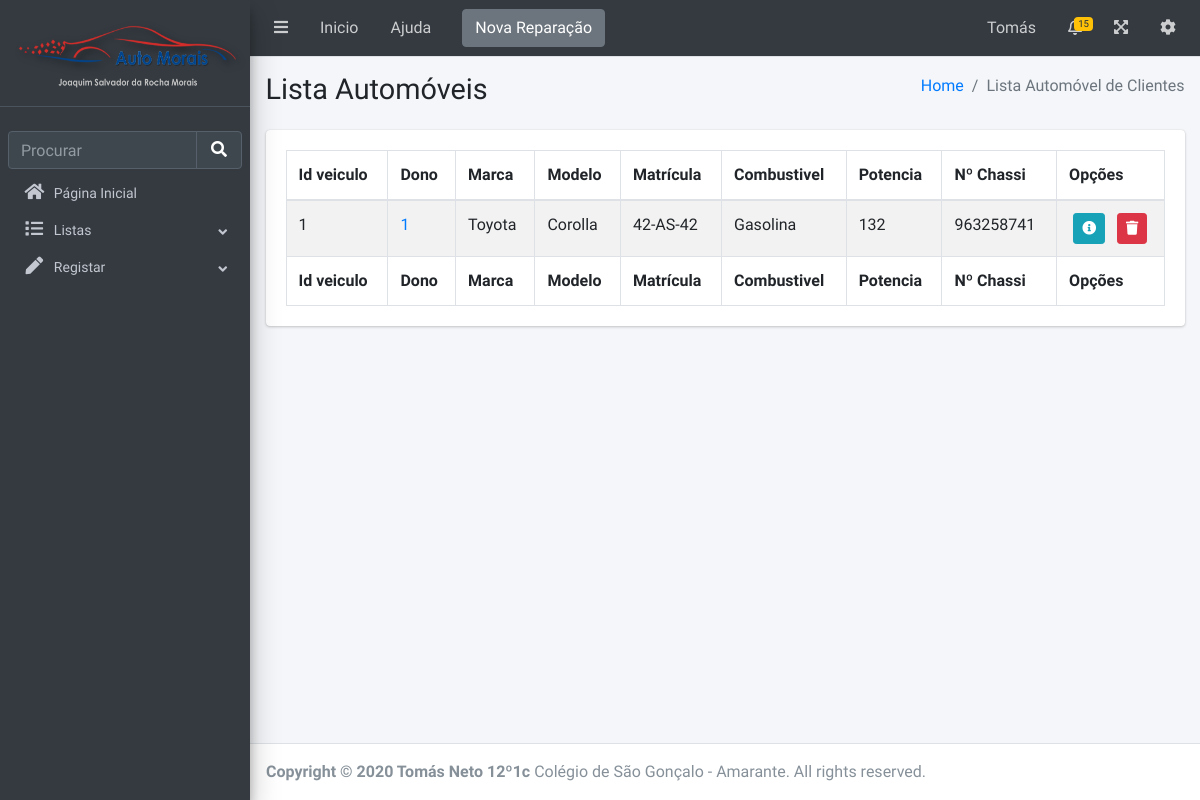
The page /admindashboard/listclientcar (signed in) on the database as committed earlier.
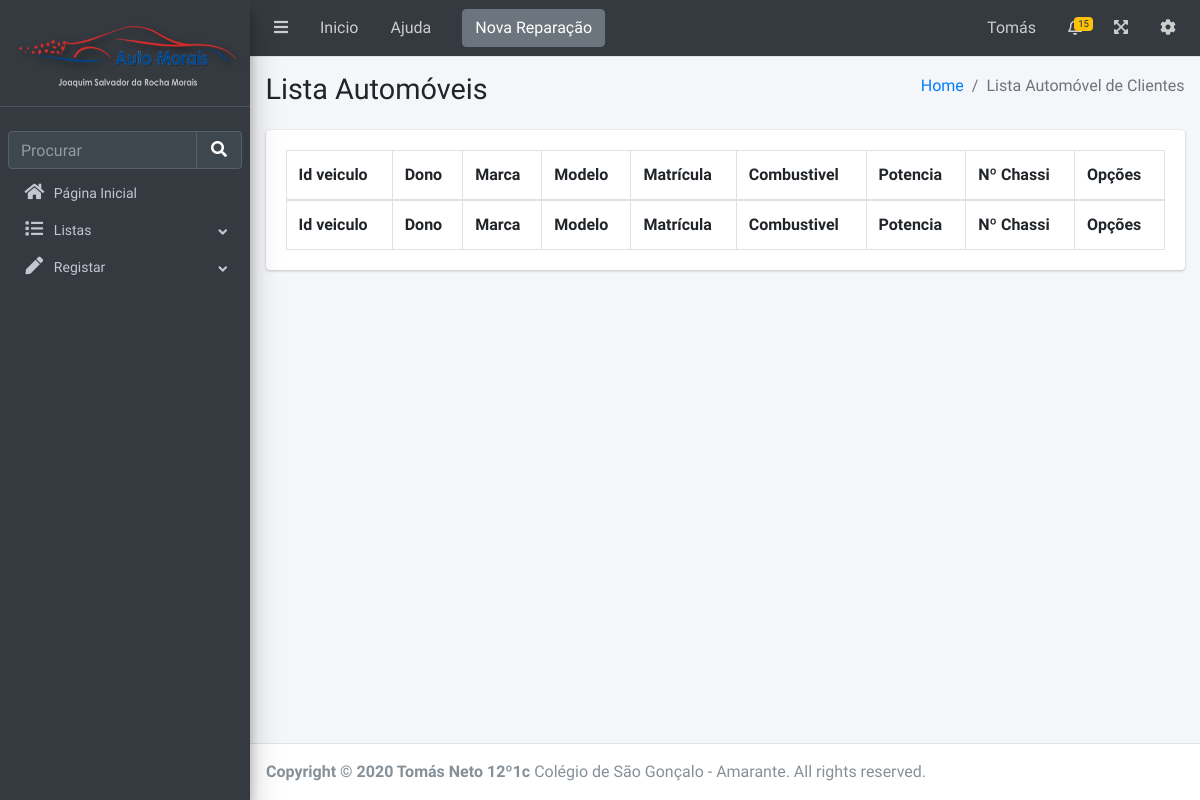
The same page on the database as committed later.
### app.py (models this page shows, shortened)
class users(UserMixin, db.Model):
	id = db.Column(db.Integer, primary_key = True)
	nome = db.Column(db.String(100), nullable = False)
	morada = db.Column(db.String(500), nullable = False, default = "Nao inserido")
	cc = db.Column(db.String(10), nullable = False, default = "Nao inserido", unique=True)
	cargo = db.Column(db.String(20), nullable=False, default = "Patrao")
	nif = db.Column(db.String(20), nullable = False, default = "Nao inserido", unique=True)
	telefone = db.Column(db.Integer, nullable = False, default = "Nao inserido", unique=True)
	email = db.Column(db.String(100), nullable = False, default ="Nao inserido", unique=True)
	password = db.Column(db.String(100), nullable = False, default ="ola")
	data_registo = db.Column(db.String(20), nullable =False, default = today.strftime("%d/%m/%Y") )

class Veiculo(db.Model):
	id = db.Column(db.Integer, primary_key = True, unique = True)
	dono = db.Column(db.Integer, nullable = False)
	marca = db.Column(db.String(50), nullable = False)
	modelo = db.Column(db.String(50), nullable = False)
	matricula = db.Column(db.String(9), nullable = False, unique=True)
	mes_ano = db.Column(db.String(8), nullable = False)
	num_chassi = db.Column(db.String(100), nullable = False, unique=True)
	combustivel = db.Column(db.String(10), nullable = False)
	potencia = db.Column(db.String(10), nullable = False, default = "Nao inserido")
	transmissao = db.Column(db.String(20), nullable = False, default = "Nao inserido")
	cilindrada = db.Column(db.String(10), nullable = False, default = "Nao inserido")
	tipo = db.Column(db.String(30), nullable = False, default = "Nao inserido")
	plataforma = db.Column(db.String(20), nullable = False, default = "Nao inserido")
	data_registo = db.Column(db.String(20), nullable =False, default= today.strftime("%d/%m/%Y") )

### app.py (the view)
@app.route("/admindashboard/listclientcar")
@login_required
def listClientCar():
	veiculos = Veiculo.query.all()
	dono = Clients.query.all()
	return render_template("Software/pages/tables/cliCarTable.html", veiculos = veiculos, dono = dono)

### app.py (called while the page is built)
@login_manager.user_loader
def load_user(user_id):
	return users.query.get(int(user_id))

### templates/Software/pages/tables/cliCarTable.html (shortened to what this page needs)
{%extends 'Software/adminBase.html'%}
{%block body%}
            <section class="content-header">
                <div class="container-fluid">
                    <div class="row mb-2">
                        <div class="col-sm-6">
                            <h1>Lista Automóveis</h1>
                        </div>
                        <div class="col-sm-6">
                            <ol class="breadcrumb float-sm-right">
                                <li class="breadcrumb-item"><a href="/admindashboard">Home</a></li>
                                <li class="breadcrumb-item active">Lista Automóvel de Clientes</li>
                            </ol>
                        </div>
                    </div>
                </div>
            </section>
            <section class="content">
                <div class="container-fluid">
                    <div class="row">
                        <div class="col-12">
                            <div class="card">
                                <div class="card-body">
                                    <table id="example1" class="table table-bordered table-striped">
                                        <thead>
                                            <tr>
                                                <th>Id veiculo</th>
                                                <th>Dono</th>
                                                <th>Marca</th>
                                                <th>Modelo</th>
                                                <th>Matrícula</th>
                                                <th>Combustivel</th>
                                                <th>Potencia</th>
                                                <th>Nº Chassi</th>
                                                <th>Opções</th>
                                            </tr>
                                        </thead>
                                        <tbody>
                                            {%for veiculo in veiculos%}
                                        <tr>
                                            <td>{{ veiculo.id }}</td>
                                            <td><a href="/admindashboard/client/{{ veiculo.dono }}">{{ veiculo.dono }}</a></td>
                                            <td>{{ veiculo.marca }}</td>
                                            <td>{{ veiculo.modelo }}</td>
                                            <td>{{ veiculo.matricula }}</td>
                                            <td>{{ veiculo.combustivel }}</td>
                                            <td>{{ veiculo.potencia }}</td>
                                            <td>{{ veiculo.num_chassi }}</td>
                                            <td>
                                                <center>
                                                    <a href="/admindashboard/veiculo/{{ veiculo.id }}" class="btn btn-info btn-circle btn-sm">
                                                    <i class="fas fa-info-circle"></i>
                                                    </a>&nbsp;&nbsp;
                                                    {% if current_user.cargo != 'Empregado'%}
                                                        <a href="/delete/veiculo/{{ veiculo.id }}" class="btn btn-danger btn-circle btn-sm">
                                                            <i class="fas fa-trash"></i>
                                                        </a>
                                                    {% endif %}
                                                </center>
                                            </td>
                                        </tr>
                                        {%endfor%}
                                        </tbody>
                                        <tfoot>
                                            <tr>
                                                <th>Id veiculo</th>
                                                <th>Dono</th>
                                                <th>Marca</th>
                                                <th>Modelo</th>
                                                <th>Matrícula</th>
                                                <th>Combustivel</th>
                                                <th>Potencia</th>
                                                <th>Nº Chassi</th>
                                                <th>Opções</th>
                                            </tr>
                                        </tfoot>
                                    </table>
                                </div>
                            </div>
                        </div>
                    </div>
                </div>
            </section>
        </div>
        {%endblock%}

### templates/Software/adminBase.html (shortened to what this page needs)
<!DOCTYPE html>
<html lang="en">
<head>
    <link rel="stylesheet" href="{{url_for('static', filename='Software/plugins/fontawesome-free/css/all.min.css') }}">
    <link rel="stylesheet" href="{{url_for('static', filename='Software/plugins/toastr/toastr.min.css') }}">
    <link rel="stylesheet" href="{{url_for('static', filename='Software/plugins/fontawesome-free/css/all.min.css') }}">
    <link rel="stylesheet" href="https://code.ionicframework.com/ionicons/2.0.1/css/ionicons.min.css">
    <link rel="stylesheet" href="{{url_for('static', filename='Software/plugins/tempusdominus-bootstrap-4/css/tempusdominus-bootstrap-4.min.css') }}">
    <link rel="stylesheet" href="{{url_for('static', filename='Software/plugins/icheck-bootstrap/icheck-bootstrap.min.css') }}">
    <link rel="stylesheet" href="{{url_for('static', filename='Software/plugins/jqvmap/jqvmap.min.css') }}">
    <link rel="stylesheet" href="{{url_for('static', filename='Software/dist/css/adminlte.min.css') }}">
    <link rel="stylesheet" href="{{url_for('static', filename='Software/plugins/overlayScrollbars/css/OverlayScrollbars.min.css') }}">
    <link rel="stylesheet" href="{{url_for('static', filename='Software/plugins/daterangepicker/daterangepicker.css') }}">
    <link rel="stylesheet" href="{{url_for('static', filename='Software/plugins/summernote/summernote-bs4.min.css') }}">
    <link rel="stylesheet" href="{{url_for('static', filename='Software/plugins/daterangepicker/daterangepicker.css') }}">
    <link rel="stylesheet" href="{{url_for('static', filename='Software/plugins/icheck-bootstrap/icheck-bootstrap.min.css') }}">
    <link rel="stylesheet" href="{{url_for('static', filename='Software/plugins/bootstrap-colorpicker/css/bootstrap-colorpicker.min.css') }}">
    <link rel="stylesheet" href="{{url_for('static', filename='Software/plugins/select2/css/select2.min.css') }}">
    <link rel="stylesheet" href="{{url_for('static', filename='Software/plugins/select2-bootstrap4-theme/select2-bootstrap4.min.css') }}">
    <link rel="stylesheet" href="{{url_for('static', filename='Software/plugins/bootstrap4-duallistbox/bootstrap-duallistbox.min.css') }}">
    <link rel="stylesheet" href="{{url_for('static', filename='Software/plugins/bootstrap4-duallistbox/bootstrap-duallistbox.min.css') }}">
    <link rel="stylesheet" href="{{url_for('static', filename='Software/plugins/bs-stepper/css/bs-stepper.min.css') }}">
    <link rel="stylesheet" href="{{url_for('static', filename='Software/dist/css/adminlte.min.css') }}">
    <link rel="stylesheet" href="{{url_for('static', filename='Software/plugins/datatables-bs4/css/dataTables.bootstrap4.min.css') }}">
    <link rel="stylesheet" href="{{url_for('static', filename='Software/plugins/datatables-responsive/css/responsive.bootstrap4.min.css') }}">
    <link rel="stylesheet" href="{{url_for('static', filename='Software/plugins/datatables-buttons/css/buttons.bootstrap4.min.css') }}">
</head>
<body class="hold-transition sidebar-mini layout-fixed">
    <div class="wrapper">
        <nav class="main-header navbar navbar-expand navbar-dark ">
            <ul class="navbar-nav">
                <li class="nav-item">
                    <a class="nav-link" data-widget="pushmenu" href="#" role="button"><i class="fas fa-bars"></i></a>
                </li>
                <li class="nav-item d-none d-sm-inline-block">
                    <a href="/admindashboard" class="nav-link">Inicio</a>
                </li>
                <li class="nav-item d-none d-sm-inline-block">
                    <a href="#" class="nav-link">Ajuda</a>
                </li>
            </ul>
            <form class="form-inline ml-3">
                    <div class="input-group-append">
                       <a href="/admindashboard/newrepair" class="btn btn-normal btn-block btn-secondary">Nova Reparação</a>
                    </div>
                </form>
            <ul class="navbar-nav ml-auto">
                <li class="nav-item d-none d-sm-inline-block">
                    <a href="/admindashboard/profile" class="nav-link">{{current_user.nome}}</a>
                </li>
                <li class="nav-item dropdown">
                    <a class="nav-link" data-toggle="dropdown" href="#">
                        <span class="badge badge-warning navbar-badge">15</span>
                    </a>
                </li>
                <li class="nav-item">
                    <a class="nav-link" data-widget="fullscreen" href="#" role="button">
                        <i class="fas fa-expand-arrows-alt"></i>
                    </a>
                </li>
                <li class="nav-item dropdown">
                    <a class="nav-link" data-toggle="dropdown" href="#">
                        <i class="fas fa-cog"></i>
                    </a>
                </li>
            </ul>
        </nav>
        <aside class="main-sidebar sidebar-dark-primary elevation-4">
            <a href="/admindashboard" class="brand-link">
                <img src="{{url_for('static', filename='Software/dist/img/Imagem1.png') }}" style="height: 80px; width: 250px"></i>
            </a>
            <br>
            <div class="sidebar">
                <div class="form-inline">
                    <div class="input-group" data-widget="sidebar-search">
                        <input class="form-control form-control-sidebar" type="search" placeholder="Procurar" aria-label="Search">
                        <div class="input-group-append">
                            <button class="btn btn-sidebar"><i class="fas fa-search fa-fw"></i></button>
                        </div>
                    </div>
                </div>
                <nav class="mt-2">
                    <ul class="nav nav-pills nav-sidebar flex-column nav-child-ident text-sm nav-child-indent" data-widget="treeview" role="menu" data-accordion="false">
                        <li class="nav-item">
                            <a href="/admindashboard" class="nav-link">
                                <i class="nav-icon fas fa-home "></i>
                                <p>
                                    Página Inicial
                                </p>
                            </a>
                        </li>
                        <li class="nav-item menu-is-opening ">
                            <a href="#" class="nav-link">
                                <i class="nav-icon fas fa-list "></i>
                                <p>
                                    Listas
                                    <i class="fas fa-angle-left right "></i>
                                </p>
                            </a>
                        </li>
                        <li class="nav-item menu-is-opening ">
                            <a href="#" class="nav-link">
                                <i class="nav-icon fas fa-pen"></i>
                                <p>
                                    Registar
                                    <i class="fas fa-angle-left right"></i>
                                </p>
                            </a>
                        </li>
                    </ul>
                </nav>
            </div>
        </aside>
        <div class="content-wrapper">
            {%block body%} {%endblock%}
        </div>
        <footer class="main-footer">
            <strong>Copyright &copy; 2020 Tomás Neto 12º1c </strong> Colégio de São Gonçalo - Amarante. All rights reserved.
        </footer>
</body>
</html>

Rows that differ between the two databases and show on the page:
removed Veiculo: id "1", dono "1", marca "Toyota", modelo "Corolla", matricula "42-AS-42", combustivel "Gasolina", potencia "132", num_chassi "963258741"
